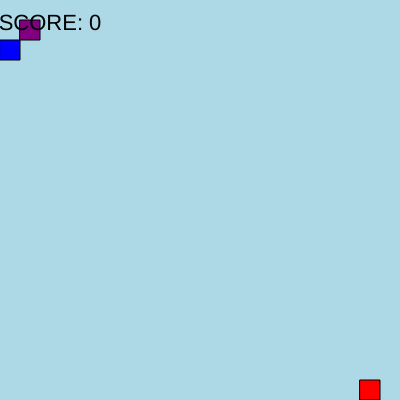
Frame 1 (no input)
Frame 60 (no input): identical to frame 1, image omitted
Frame 120 (the mouse pressed at the canvas centre since frame 60): identical to frame 1, image omitted

The p5.js sketch that drew this single still picture (run headless with seeded random() and noise() and a simulated clock; from frame 60 on, the mouse is pressed at the canvas centre):

// p5.js sketch
// ── sketch.js
let gameState = 'game'
let score = 0

let headX = 20;
let headY = 20;

let moveX = 0;
let moveY = 0;

let foodX = Math.floor(Math.random() * 20)*20
let foodY = Math.floor(Math.random() * 20)*20

let superFoodY 
let superFoodX
let superFoodBool = true

let speed = 8

let interval
let timeout

let waitForMove


do {
  superFoodX = Math.floor(Math.random() * 20)*20
  superFoodY = Math.floor(Math.random() * 20)*20
} while(superFoodX === foodX && superFoodY === foodY)

let tail = []

function setup() {
  createCanvas(400, 400);
  textAlign(CENTER)
  
  reloadButton = createButton("Reload Game")
  reloadButton.size(100, 50)
  reloadButton.position(150, 220)
  reloadButton.addClass("reload-button")
  reloadButton.hide()
  reloadButton.mousePressed(reload)
}

function draw() {
  if (gameState == 'game') {
    background("lightblue");
    fill("purple")
    rect(headX, headY, 20, 20)
    fill("red")
    rect(foodX, foodY, 20, 20)
    fill("blue")
    if (superFoodBool) {
      rect(superFoodX, superFoodY, 20, 20)
    }

    if (headX == superFoodX && headY == superFoodY) {
      superFoodBool = false
      if (timeout) clearTimeout(timeout)
      if (Math.random() > 0.5) speed = 5
      else speed = 11
      timeout = setTimeout(() => speed = 8, 7000)

      do {
        superFoodX = Math.floor(Math.random() * 20)*20
        superFoodY = Math.floor(Math.random() * 20)*20
      } while(superFoodX === foodX && superFoodY === foodY)

      if (interval) clearInterval(interval)
      interval = setInterval(() => {
        if (Math.random() > 0.9) { 
          superFoodBool = true
          clearInterval(interval)
        }
      }, 1000)
    }
    
    if (headX == foodX && headY == foodY) {
        foodX = Math.floor(Math.random() * 20)*20
        foodY = Math.floor(Math.random() * 20)*20
        score++
        addTail()
    }
    
    if (frameCount % speed == 0) {
      updateTale(headX, headY)

      headX += moveX
      headY += moveY
      
      checkCollision()

      
      if (headX >= 400) headX = 0
      else if (headY >= 400) headY = 0
      else if (headX < 0) headX = 380
      else if (headY < 0) headY = 380
    }
    drawTail()
  }
  
  else if (gameState == 'game over') {
    background(240, 100, 40)
    textSize(40)
    fill(255, 255, 255)
    text("Game Over", 200, 150)
    textSize(32)
    text("Your result: " + score, 200, 200)
  }
}

function keyPressed() {
  if (keyCode === UP_ARROW && moveY != 20) {
    moveX = 0
    moveY = -20
  }
  
  else if (keyCode === DOWN_ARROW && moveY != -20) {
    moveX = 0
    moveY = 20
  }
  
  else if (keyCode === LEFT_ARROW && moveX != 20) {
    moveX = -20
    moveY = 0
  }
  
  else if (keyCode === RIGHT_ARROW && moveX != -20) {
    moveX = 20
    moveY = 0
  }
}

function addTail() {
  tail.push({
    x: headX,
    y: headY
  })
}


function updateTale(targetX, targetY) {
  if (tail.length > 0) {
    for (let i = tail.length - 1; i > 0; i--) {
      tail[i].x = tail[i - 1].x
      tail[i].y = tail [i - 1].y
    }
    tail[0].x = targetX
    tail[0].y = targetY
  }
}

function drawTail() {
  fill("gold")
  for(let i = 0; i < tail.length; i++) {
    rect(tail[i].x, tail[i].y, 20, 20)
  }
  drawScore()
}

function checkCollision() {
  for (let i = 2; i < tail.length; i++) {
    if (headX === tail[i].x && headY === tail[i].y) {
      gameState = 'game over'
      reloadButton.show()
    }
  }
}

function drawScore() {
  textSize(22)
  fill(0, 0, 0)
  text("SCORE: " + score, 50, 30)
}

function reload() {
  score = 0
  headX = 20;
  headY = 20;
  moveX = 0;
  moveY = 0;
  foodX = Math.floor(Math.random() * 20)*20
  foodY = Math.floor(Math.random() * 20)*20
  tail = []
  reloadButton.hide()
  gameState = 'game'
}
// ── style.css
html, body {
  margin: 0;
  padding: 0;
}
canvas {
  display: block;
}
.reload-button {
  background: #C700FF;
  color: white;
  border: none;
  outline: none;
  border-radius: 5px;
  transition: background 0.5s ease;
}

.reload-button:hover {
  background: #790699;
}
